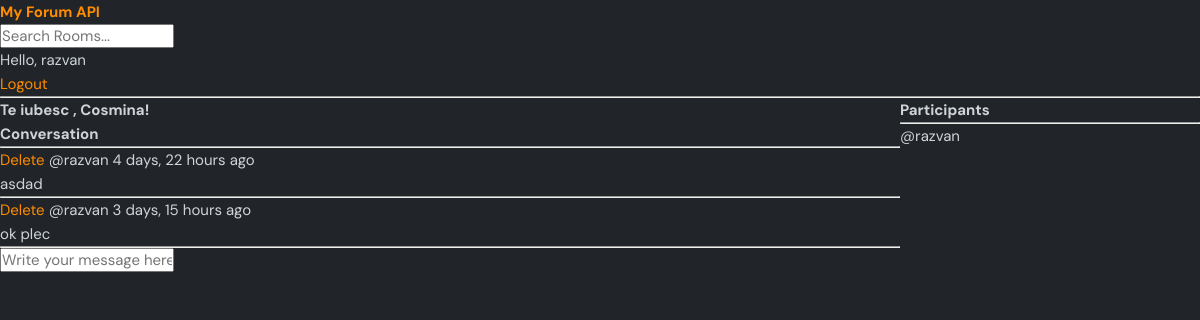
Page /room/10/ (signed in) on the committed database.
### base/models.py (models this page shows, shortened)
class Room(models.Model):
    host =  models.ForeignKey(User, on_delete=models.SET_NULL, null=True)
    topic = models.ForeignKey(Topic, on_delete=models.SET_NULL, null=True)
    name = models.CharField(max_length=200)
    description = models.TextField(null=True, blank=True)
    participants = models.ManyToManyField(User, related_name='participants', blank=True)
    updated = models.DateTimeField(auto_now=True)
    created = models.DateTimeField(auto_now_add=True)
    class Meta:
        ordering = ['-updated', '-created']

class Message(models.Model):
    user = models.ForeignKey(User, on_delete=models.CASCADE)
    room = models.ForeignKey(Room, on_delete=models.CASCADE)
    body = models.TextField()
    updated = models.DateTimeField(auto_now=True)
    created = models.DateTimeField(auto_now_add=True)

### base/views.py (the view, shortened to what this page needs)
# urls.py: path('room/<str:pk>/', views.room, name="room"),
def room(request, pk):
    room = Room.objects.get(id=pk)
    room_messages = room.message_set.all()
    participants = room.participants.all()
    context = {'room': room, 'room_messages':room_messages, 'participants':participants}
    return render(request, 'base/room.html', context)

### templates/base/room.html (shortened to what this page needs)
{% extends 'main.html' %}
{% block content %}
<div class="room-container">
<div>
<h1>
    {{ room.name }}
</h1>
<div class="comment-wrapper">
    <h3>Conversation</h3>
    <hr>
    {%  for message in room_messages %}
        <div>
            {% if request.user == message.user %}
            <a href="{% url 'delete-message' message.id %}">Delete</a>
            {% endif %}
            <small>@{{ message.user }}  {{ message.created|timesince }} ago</small>
            <p>{{ message.body }}</p>
            <hr>
        </div>
    {% endfor %}
</div>
{% if request.user.is_authenticated %}
<div class="comment-form">
    <form method="POST" action="">
        <input type="text" name="body" placeholder="Write your message here" />
    </form>
</div>
    {% endif %}
</div>
    <div>
        <h3>Participants</h3>
        <hr>
        {%  for user in participants %}
            <div>
                <p>@{{ user.username }}</p>
            </div>
        {% endfor %}
    </div>
</div>
{% endblock %}

### templates/navbar.html
<a href="/">
    <h1>My Forum API</h1>
</a>
<form method="GET" action="{% url 'home' %}">
    <input type="text" name="q" placeholder="Search Rooms..." />
</form>
{% if request.user.is_authenticated %}
<p>Hello, {{ request.user }}</p>
<a href="{% url 'logout' %}">Logout</a>
{% else %}
<a href="{%  url 'login' %}">Login</a>
{% endif %}
<hr>

### static/styles/style.css (style rules this page uses)
:root { --color-main: #ff8c00; --color-main-light: #ffd8b5; --color-dark: #343a40; --color-dark-medium: #495057; --color-dark-light: #6c757d; --color-light: #f8f9fa; --color-gray: #adb5bd; --color-light-gray: #ced4da; --color-bg: #212529; --color-success: #28a745; --color-error: #dc3545; }
* { font-family: "DM Sans", -apple-system, BlinkMacSystemFont, "Segoe UI", Roboto, Oxygen, Ubuntu, Cantarell, "Open Sans", "Helvetica Neue", sans-serif; margin: 0; padding: 0; box-sizing: border-box; text-rendering: optimizeLegibility; font-size: inherit; }
html { font-size: 56.25%; }
@media only screen and (min-width: 1200px) { html { font-size: 62.5%; } }
body { line-height: 1.6; font-weight: 400; font-size: 1.5rem; color: var(--color-light-gray); background-color: var(--color-bg); min-height: 100vh; }
a { display: inline-block; color: var(--color-main); text-decoration: none; }

### templates/base/room.html (style rules this page uses)
.room-container { display: grid; grid-template-columns: 3fr 1fr; }

### rows in the picture
Room: name "Te iubesc , Cosmina!"
Message: shows "Delete", user "razvan", created "4 days, 22 hours", body "asdad"
Message: shows "Delete", user "razvan", created "3 days, 15 hours", body "ok plec"

### other values in the picture
{{ request.user }} "razvan"
{{ user.username }} "razvan"
